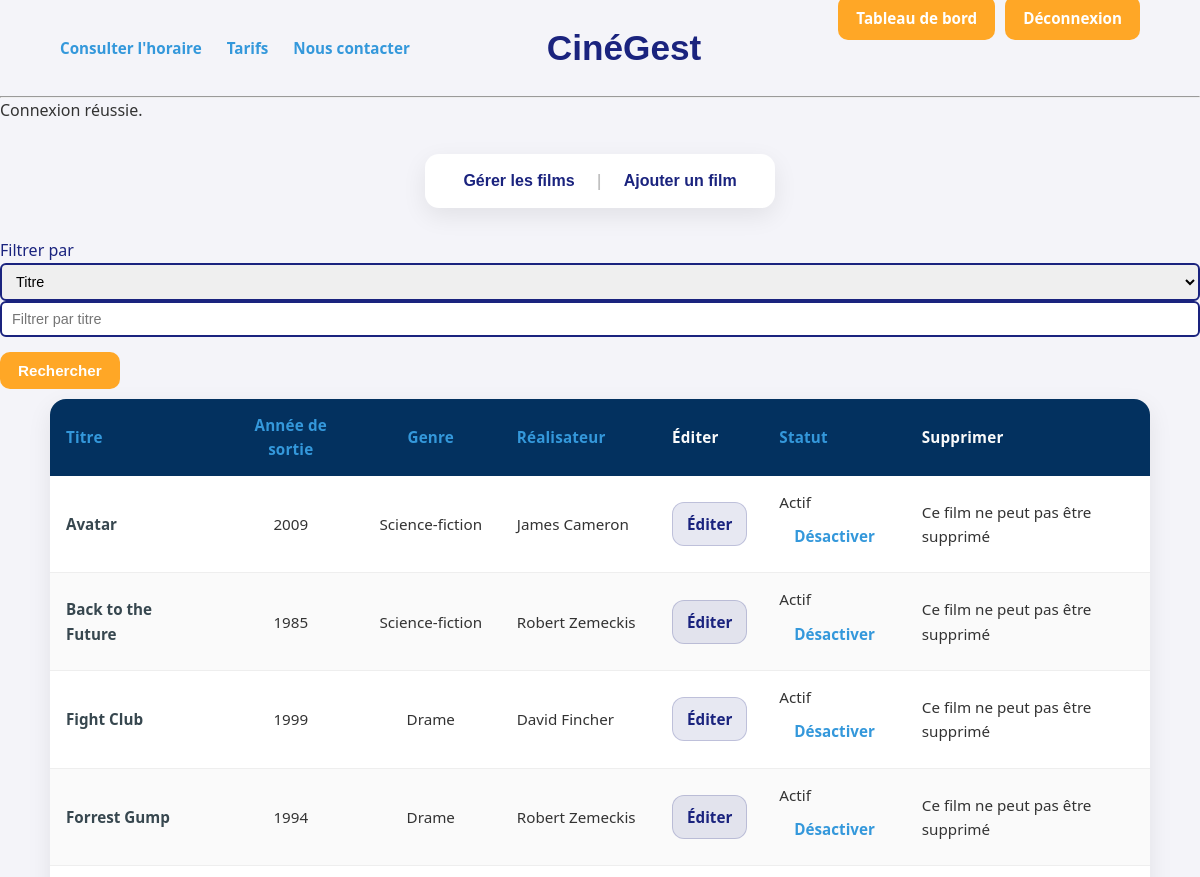
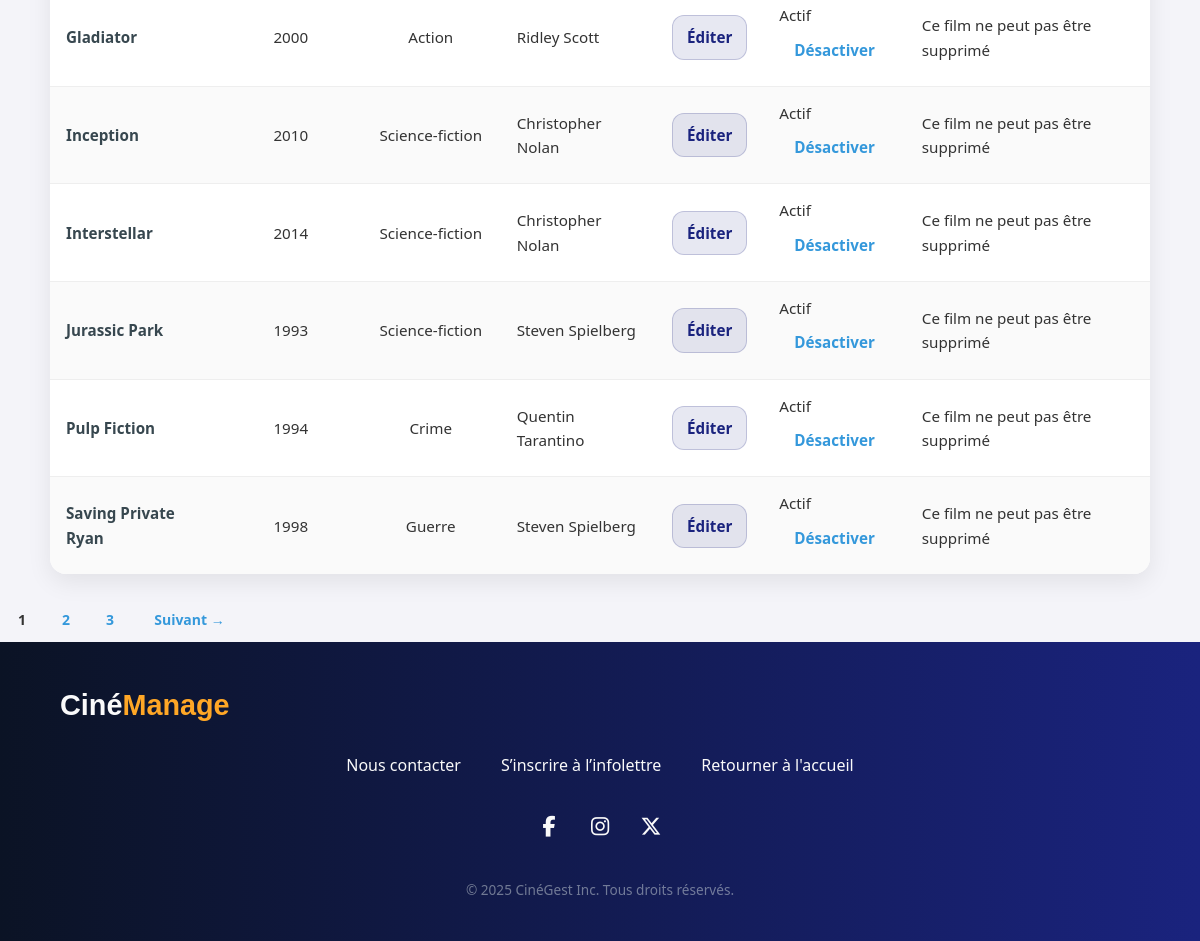
The page /index.php?action=dashboard&page=1&sort=titre&dir=asc (signed in) on the database its author committed (2 pictures, top to bottom).
### tables this page shows
CREATE TABLE
    IF NOT EXISTS films (
        id INT AUTO_INCREMENT PRIMARY KEY,
        titre VARCHAR(100) NOT NULL,
        realisateur VARCHAR(100),
        genre VARCHAR(50),
        annee_sortie INT,
        description TEXT,
		affiche VARCHAR(255),
		statut ENUM('actif', 'inactif') DEFAULT 'actif'
    );

### app/controllers/AdminController.php (called while the page is built)
<?php
require_once __DIR__ . '/../controllers/FilmController.php';
function DashboardAdmin()
{
	$data = ListeFilmsComplete('admin');
	$film_result  = $data['film_result'];
	$pageCourante = $data['pageCourante'];
	$pagesTotales = $data['pagesTotales'];
	$sort         = $data['sort'];
	$dir          = $data['dir'];
	$nonSupprimables = [];
	if ($film_result) {
		$ids = [];
		while ($row = $film_result->fetch_assoc()) {
			$ids[] = (int)($row['id'] ?? 0);
		}
		$film_result->data_seek(0);
		foreach ($ids as $id) {
			if ($id > 0 && filmEstLie($id)) {
				$nonSupprimables[$id] = true;
			}
		}
	}
	include __DIR__ . '/../views/admin/dashboard.php';
}

### app/helper/auth.php (called while the page is built, shortened)
<?php
function isAdmin()
{
    return isset($_SESSION['role']) && $_SESSION['role'] === 'admin';
}
?>

### app/models/FilmModel.php (called while the page is built, shortened)
<?php
require_once __DIR__ . "/../includes/db_connect.php";
function countAllFilms()
{
	global $conn;
	$sql = "SELECT COUNT(*) AS total FROM films";
	$result = $conn->query($sql);
	$row = $result->fetch_assoc();
	return (int) ($row['total'] ?? 0);
}
function getTousLesFilmsPagines(int $parPage, int $offset, string $sort, string $dir)
{
	global $conn;
	$allowedSorts = ['id', 'titre', 'realisateur', 'genre', 'annee_sortie', 'statut', 'affiche'];
	$dirSql = strtolower($dir) === 'desc' ? 'DESC' : 'ASC';
	$sql = "
    SELECT id, titre, realisateur, genre, annee_sortie, description, statut, affiche
    FROM films
    ORDER BY $sort $dirSql
    LIMIT ? OFFSET ?";
	$stmt = $conn->prepare($sql);
	$stmt->bind_param('ii', $parPage, $offset);
	$stmt->execute();
	return $stmt->get_result();
}

### app/controllers/FilmController.php (called while the page is built, shortened)
<?php
require_once __DIR__ . '/../models/FilmModel.php';
require_once __DIR__ . '/../helper/auth.php';
function ListeFilmsComplete($contexte = 'public')
{
	if ($contexte === 'admin') {
		$parPage = 10;
		$sortDefaut = 'id';
	} else {
		$parPage = 12;
		$actionPagination = 'list';
		$sortDefaut = 'titre';
	}
	$pageCourante = 1;
	if (isset($_GET['page']) && ctype_digit($_GET['page']) && (int) $_GET['page'] > 0) {
		$pageCourante = (int) $_GET['page'];
	}
	$totalFilms   = countAllFilms();
	$pagesTotales = max(1, (int) ceil($totalFilms / $parPage));
	$offset = ($pageCourante - 1) * $parPage;
	$allowedSorts = ['id', 'titre', 'realisateur', 'genre', 'annee_sortie', 'statut', 'affiche'];
	$sort = $_GET['sort'] ?? $sortDefaut;
	$dir = $_GET['dir'] ?? 'asc';
	$dir = strtolower($dir) === 'desc' ? 'desc' : 'asc';
	$result = getTousLesFilmsPagines($parPage, $offset, $sort, $dir);
	if ($contexte === 'admin') {
		return [
			'film_result'  => $result,
			'pageCourante' => $pageCourante,
			'pagesTotales' => $pagesTotales,
			'sort'         => $sort,
			'dir'          => $dir
		];
	}
}

### app/views/admin/dashboard.php (the view, shortened to what this page needs)
<?php include __DIR__ . '/../../includes/header.php'; ?>
<?php include __DIR__ . '/../../includes/header_dashboard.php'; ?>
<?php
function sortUrl(string $col, int $pageCourante, string $sort, string $dir): string
{
	$nextDir = ($sort === $col && $dir === 'asc') ? 'desc' : 'asc';
	$params = $_GET;
	$params['action'] = $params['action'] ?? 'dashboard';
	$params['page']   = $pageCourante;
	$params['sort']   = $col;
	$params['dir']    = $nextDir;
	return 'index.php?' . http_build_query($params);
}
?>
<table>
	<thead>
		<th><a href="<?= htmlspecialchars(sortUrl('titre', (int)$pageCourante, (string)$sort, (string)$dir), ENT_QUOTES, 'UTF-8') ?>">Titre</a></th>
		<th><a href="<?= htmlspecialchars(sortUrl('annee_sortie', (int)$pageCourante, (string)$sort, (string)$dir), ENT_QUOTES, 'UTF-8') ?>">Année de sortie</a></th>
		<th><a href="<?= htmlspecialchars(sortUrl('genre', (int)$pageCourante, (string)$sort, (string)$dir), ENT_QUOTES, 'UTF-8') ?>">Genre</a></th>
		<th><a href="<?= htmlspecialchars(sortUrl('realisateur', (int)$pageCourante, (string)$sort, (string)$dir), ENT_QUOTES, 'UTF-8') ?>">Réalisateur</a></th>
		<th>Éditer</th>
		<th><a href="<?= htmlspecialchars(sortUrl('statut', (int)$pageCourante, (string)$sort, (string)$dir), ENT_QUOTES, 'UTF-8') ?>">Statut</a></th>
		<th>Supprimer</th>
	</thead>
	<?php if (isset($film_result) && $film_result && $film_result->num_rows > 0): ?>
		<?php while ($film = $film_result->fetch_assoc()): ?>
			<tr>
				<td><?= htmlspecialchars($film['titre'] ?? '', ENT_QUOTES, 'UTF-8'); ?></td>
				<td><?= (int)($film['annee_sortie'] ?? 0); ?></td>
				<td><?= htmlspecialchars($film['genre'] ?? '', ENT_QUOTES, 'UTF-8'); ?></td>
				<td><?= htmlspecialchars($film['realisateur'] ?? '', ENT_QUOTES, 'UTF-8'); ?></td>
				<td>
					<a class="btn-edit" href="index.php?action=form_edit_film&id=<?= (int)($film['id'] ?? 0); ?>">
						Éditer
					</a>
				</td>
				<td>
					<?php
					$statut = ($film['statut'] ?? 'inactif') === 'actif' ? 'actif' : 'inactif';
					$labelStatut = $statut === 'actif' ? 'Actif' : 'Inactif';
					$labelAction = $statut === 'actif' ? 'Désactiver' : 'Activer';
					?>
					<div class="statut-cell">
						<div class="statut-label"><?= $labelStatut; ?></div>
						<a class="statut-action"
							href="index.php?action=toggle_film_statut&id=<?= (int)($film['id'] ?? 0); ?>&page=<?= (int)$pageCourante; ?>&sort=<?= urlencode($sort); ?>&dir=<?= urlencode($dir); ?>"
							onclick="return confirm('Confirmer: <?= $labelAction; ?> ce film ?');">
							<?= $labelAction; ?>
						</a>
					</div>
				</td>
				<td>
					<?php $idFilm = (int)($film['id'] ?? 0); ?>
					<?php if (!empty($nonSupprimables[$idFilm])): ?>
						<span class="text-muted">Ce film ne peut pas être supprimé</span>
					<?php endif; ?>
				</td>
			</tr>
		<?php endwhile; ?>
	<?php else: ?>
		<tr>
			<td colspan="7">Aucun film trouvé.</td>
		</tr>
	<?php endif; ?>
</table>
<?php if (empty($isFiltre) && $pagesTotales > 1): ?>
	<nav class="pagination">
		<?php
		$window = 2;
		$start = max(1, $pageCourante - $window);
		$end   = min($pagesTotales, $pageCourante + $window);
		?>
			<?php
		for ($p = $start; $p <= $end; $p++) {
			if ($p === (int)$pageCourante) {
				echo '<span class="btn active">' . (int)$p . '</span>';
			} else {
				echo '<a class="btn" href="index.php?action=dashboard&page=' . (int)$p . '&sort=' . urlencode($sort) . '&dir=' . urlencode($dir) . '">' . (int)$p . '</a>';
			}
		}
			?>
		<?php if ($pageCourante < $pagesTotales): ?>
			<a class="btn"
				href="index.php?action=dashboard&page=<?= (int) ($pageCourante + 1); ?>&sort=<?= urlencode($sort); ?>&dir=<?= urlencode($dir); ?>">
				Suivant →
			</a>
		<?php endif; ?>
	</nav>
<?php endif; ?>
<?php include __DIR__ . '/../../includes/footer.php'; ?>

### public/assets/css/style.css (style rules this page uses)
* { margin: 0; padding: 0; box-sizing: border-box; }
html, body { height: 100%; }
body { font-family: 'Segoe UI', Tahoma, Geneva, Verdana, sans-serif; background-color: #f4f4f9; color: #333; line-height: 1.6; display: flex; flex-direction: column; min-height: 100vh; }
table { width: 100%; border-collapse: separate; border-spacing: 0; margin: 25px auto; max-width: 1100px; background: #ffffff; border: 1px solid #e6e6e6; border-radius: 16px; overflow: hidden; box-shadow: 0 8px 25px rgba(0,0,0,0.08); }
table, th, td { border: none; }
th, td { padding: 14px 16px; text-align: left; vertical-align: middle; font-size: 0.95rem; }
th { background-color: #03315f; color: #FAFAFA; font-weight: 700; letter-spacing: 0.2px; }
tr { background: #ffffff; }
tr + tr td { border-top: 1px solid #eeeeee; }
tr:nth-child(even) { background: #FAFAFA; }
td:first-child { font-weight: 600; color: #37474F; }
th:nth-child(2), th:nth-child(3), td:nth-child(2), td:nth-child(3) { width: 140px; text-align: center; }
td a { display: inline-flex; align-items: center; justify-content: center; gap: 8px; padding: 9px 14px; border-radius: 12px; font-weight: 700; text-decoration: none; border: 1px solid transparent; transition: transform 0.12s ease, background-color 0.15s ease, border-color 0.15s ease; }
.btn-edit { background: rgba(26, 35, 126, 0.10); color: #1A237E; border-color: rgba(26, 35, 126, 0.20); }
a { color: #3498db; text-decoration: none; transition: color 0.3s; }
.btn { display: inline-block; padding: 10px 18px; border-radius: 10px; font-size: 14px; font-weight: bold; text-decoration: none; border: none; cursor: pointer; transition: transform 0.15s ease, box-shadow 0.15s ease, background-color 0.15s ease, color 0.15s ease; }

### rows shown on the page
films: titre "Avatar", annee_sortie "2009", genre "Science-fiction", realisateur "James Cameron", statut "Actif", statut "Désactiver", shows "Ce film ne peut pas être supprimé"
films: titre "Back to the Future", annee_sortie "1985", genre "Science-fiction", realisateur "Robert Zemeckis", statut "Actif", statut "Désactiver", shows "Ce film ne peut pas être supprimé"
films: titre "Fight Club", annee_sortie "1999", genre "Drame", realisateur "David Fincher", statut "Actif", statut "Désactiver", shows "Ce film ne peut pas être supprimé"
films: titre "Forrest Gump", annee_sortie "1994", genre "Drame", realisateur "Robert Zemeckis", statut "Actif", statut "Désactiver", shows "Ce film ne peut pas être supprimé"
films: titre "Gladiator", annee_sortie "2000", genre "Action", realisateur "Ridley Scott", statut "Actif", statut "Désactiver", shows "Ce film ne peut pas être supprimé"
films: titre "Inception", annee_sortie "2010", genre "Science-fiction", realisateur "Christopher Nolan", statut "Actif", statut "Désactiver", shows "Ce film ne peut pas être supprimé"
films: titre "Interstellar", annee_sortie "2014", genre "Science-fiction", realisateur "Christopher Nolan", statut "Actif", statut "Désactiver", shows "Ce film ne peut pas être supprimé"
films: titre "Jurassic Park", annee_sortie "1993", genre "Science-fiction", realisateur "Steven Spielberg", statut "Actif", statut "Désactiver", shows "Ce film ne peut pas être supprimé"
films: titre "Pulp Fiction", annee_sortie "1994", genre "Crime", realisateur "Quentin Tarantino", statut "Actif", statut "Désactiver", shows "Ce film ne peut pas être supprimé"
films: titre "Saving Private Ryan", annee_sortie "1998", genre "Guerre", realisateur "Steven Spielberg", statut "Actif", statut "Désactiver", shows "Ce film ne peut pas être supprimé"

### other values the page prints
$_SESSION['flash']['message'] "Connexion réussie."
